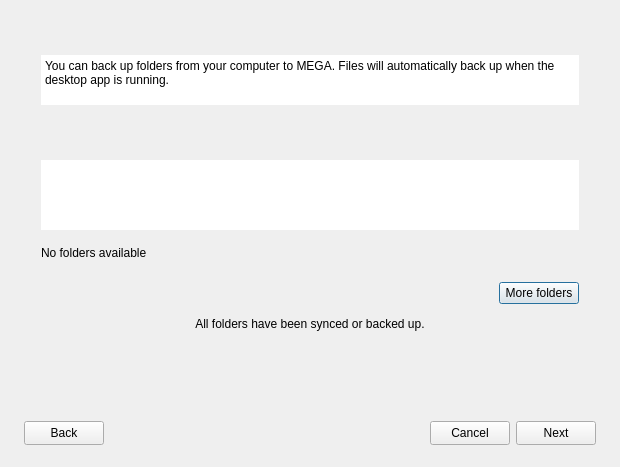
<?xml version="1.0" encoding="UTF-8"?>
<ui version="4.0">
 <class>BackupsWizard</class>
 <widget class="QDialog" name="BackupsWizard">
  <property name="windowModality">
   <enum>Qt::ApplicationModal</enum>
  </property>
  <property name="geometry">
   <rect>
    <x>0</x>
    <y>0</y>
    <width>620</width>
    <height>467</height>
   </rect>
  </property>
  <property name="sizePolicy">
   <sizepolicy hsizetype="Preferred" vsizetype="Preferred">
    <horstretch>0</horstretch>
    <verstretch>0</verstretch>
   </sizepolicy>
  </property>
  <property name="minimumSize">
   <size>
    <width>620</width>
    <height>0</height>
   </size>
  </property>
  <property name="maximumSize">
   <size>
    <width>600</width>
    <height>16777215</height>
   </size>
  </property>
  <property name="windowTitle">
   <string>Setup backups</string>
  </property>
  <property name="windowIcon">
   <iconset resource="../../../../gui/Resources_win.qrc">
    <normaloff>:/images/icons/ico_backup.png</normaloff>:/images/icons/ico_backup.png</iconset>
  </property>
  <property name="styleSheet">
   <string notr="true">*
{
font-family: Lato;
font-size:12px;
}

#BackupsWizard, #sSteps &gt; QWidget
{
background: solid white;
}

#lBackupFolders, #lBackupTo
{
margin-left: 28px;
color: #333333;
font-size: 14px;
font-weight: bold;
}

#leBackupTo
{
color: #999999;
font-size: 13px;
border-radius: 4px;
background-color: #FAFAFA;
border: 1px solid #e5e5e5;
padding-left: 7px;
margin-right: 22px;
}

#lSubtitleStep1
{
margin-left: 22px;
margin-right: 22px;
margin-bottom: 17px;
color: #666666;
background-color:transparent;
}

#lBackupFolders
{
margin-right: 18px;
}

#fFoldersStep1, #fFoldersStep2
{
border: 1px solid #e5e5e5;
border-radius: 6px;
background: solid white;
}

#fFoldersStep1
{
margin-left: 22px;
margin-right: 22px;
}

#fFoldersStep2
{
margin-left:28px;
margin-right: 24px;
}

#bMoreFolders
{
margin-right: 28px;
}

#lTitleStep2
{
margin-bottom: 26px;
}

#wDeviceNameStep1, #wDeviceNameAndNbFolders
{
border-top-right-radius: 6px;
border-top-left-radius: 6px;
background: solid #FAFAFA;
}

#lDeviceIconStep1
{
border-image: url(&quot;:/images/icons/pc/pc-win_48.png&quot;);
}

#lDeviceIconStep2
{
border-image: url(&quot;:/images/icons/pc/pc-win_24.png&quot;);
}

#lDeviceNameStep1, #lDeviceNameStep2
{
text-align: left;
font-size: 14px;
border: none;
}

#lFoldersNumber
{
color: #999999;
font-size: 14px;
padding-right: 16px;
}

#lvFoldersStep1::item
{
height: 40 px;
min-height: 40 px;
max-height: 40 px;
border: none;
}

#lvFoldersStep1, #lvFoldersStep2
{
background: solid white;
border-bottom-right-radius: 6px;
border-bottom-left-radius: 6px;
outline: none;
}

#lvFoldersStep1
{
padding-left: 19px;
}

#lvFoldersStep2
{
padding-left: 9px;
}

#lvFoldersStep1::icon
{
left: 25px;
}

#lvFoldersStep1::text
{
left: 25px;
font-size: 13px;
}

#lvFoldersStep2::item
{
height: 32 px;
min-height: 32 px;
max-height: 32 px;
border: none;
}

#lvFoldersStep2::text
{
left: 4px;
font-size: 13px;
}

#lAllFoldersSynced
{
color: #004038;
font-family: Lato;
font-size: 12px;
border: 1px solid #7fdfd2;
border-radius: 2px;
background-color: rgba(0,191,165,0.1);
}

#lNoAvailableFolder
{
color: #999999;
font-family: Lato;
font-size: 14px;
background: white;
padding-left: 16px;
border-bottom-right-radius: 6px;
border-bottom-left-radius: 6px;
}

QScrollBar:vertical
{
background: transparent;
width: 12px;
border: none;
border-bottom-right-radius: 6px;
}

QScrollBar::sub-line:vertical, QScrollBar::add-line:vertical
{
border: none;
background: none;
 }

QScrollBar::handle:vertical
{
background: #D8D8D8;
min-height: 0px;
border-radius: 2px;
margin: 4px;
}
</string>
  </property>
  <property name="modal">
   <bool>true</bool>
  </property>
  <layout class="QVBoxLayout" name="BackupsWizardLayout">
   <property name="spacing">
    <number>25</number>
   </property>
   <property name="sizeConstraint">
    <enum>QLayout::SetMaximumSize</enum>
   </property>
   <property name="leftMargin">
    <number>24</number>
   </property>
   <property name="topMargin">
    <number>25</number>
   </property>
   <property name="rightMargin">
    <number>24</number>
   </property>
   <property name="bottomMargin">
    <number>22</number>
   </property>
   <item>
    <widget class="QStackedWidget" name="sSteps">
     <property name="sizePolicy">
      <sizepolicy hsizetype="Preferred" vsizetype="Maximum">
       <horstretch>0</horstretch>
       <verstretch>0</verstretch>
      </sizepolicy>
     </property>
     <property name="currentIndex">
      <number>0</number>
     </property>
     <widget class="QWidget" name="pStep1">
      <property name="sizePolicy">
       <sizepolicy hsizetype="Preferred" vsizetype="Minimum">
        <horstretch>0</horstretch>
        <verstretch>0</verstretch>
       </sizepolicy>
      </property>
      <layout class="QVBoxLayout" name="pStep1Layout">
       <property name="spacing">
        <number>7</number>
       </property>
       <property name="leftMargin">
        <number>17</number>
       </property>
       <property name="topMargin">
        <number>0</number>
       </property>
       <property name="rightMargin">
        <number>17</number>
       </property>
       <property name="bottomMargin">
        <number>15</number>
       </property>
       <item>
        <widget class="QLabel" name="lTitleStep1">
         <property name="sizePolicy">
          <sizepolicy hsizetype="Preferred" vsizetype="Maximum">
           <horstretch>0</horstretch>
           <verstretch>0</verstretch>
          </sizepolicy>
         </property>
         <property name="styleSheet">
          <string notr="true">font-size:20px;</string>
         </property>
         <property name="text">
          <string/>
         </property>
         <property name="textFormat">
          <enum>Qt::RichText</enum>
         </property>
         <property name="wordWrap">
          <bool>true</bool>
         </property>
        </widget>
       </item>
       <item>
        <widget class="QPlainTextEdit" name="lSubtitleStep1">
         <property name="maximumSize">
          <size>
           <width>16777215</width>
           <height>50</height>
          </size>
         </property>
         <property name="frameShape">
          <enum>QFrame::NoFrame</enum>
         </property>
         <property name="frameShadow">
          <enum>QFrame::Plain</enum>
         </property>
         <property name="lineWidth">
          <number>0</number>
         </property>
         <property name="verticalScrollBarPolicy">
          <enum>Qt::ScrollBarAlwaysOff</enum>
         </property>
         <property name="horizontalScrollBarPolicy">
          <enum>Qt::ScrollBarAlwaysOff</enum>
         </property>
         <property name="plainText">
          <string>You can back up folders from your computer to MEGA. Files will automatically back up when the desktop app is running.</string>
         </property>
         <property name="textInteractionFlags">
          <set>Qt::NoTextInteraction</set>
         </property>
        </widget>
       </item>
       <item>
        <widget class="QFrame" name="fFoldersStep1">
         <property name="sizePolicy">
          <sizepolicy hsizetype="Preferred" vsizetype="Maximum">
           <horstretch>0</horstretch>
           <verstretch>0</verstretch>
          </sizepolicy>
         </property>
         <property name="frameShape">
          <enum>QFrame::NoFrame</enum>
         </property>
         <property name="frameShadow">
          <enum>QFrame::Sunken</enum>
         </property>
         <layout class="QVBoxLayout" name="verticalLayout">
          <property name="spacing">
           <number>0</number>
          </property>
          <property name="leftMargin">
           <number>0</number>
          </property>
          <property name="topMargin">
           <number>0</number>
          </property>
          <property name="rightMargin">
           <number>0</number>
          </property>
          <property name="bottomMargin">
           <number>0</number>
          </property>
          <item alignment="Qt::AlignTop">
           <widget class="QWidget" name="wDeviceNameStep1" native="true">
            <property name="sizePolicy">
             <sizepolicy hsizetype="Preferred" vsizetype="Fixed">
              <horstretch>0</horstretch>
              <verstretch>0</verstretch>
             </sizepolicy>
            </property>
            <property name="styleSheet">
             <string notr="true">
*[EMPTY=false]
{
border-bottom-right-radius: 0px;
border-bottom-left-radius: 0px;
}

*[EMPTY=true]
{
border-bottom-right-radius: 6px;
border-bottom-left-radius: 6px;
}</string>
            </property>
            <layout class="QHBoxLayout" name="horizontalLayout">
             <property name="spacing">
              <number>10</number>
             </property>
             <property name="leftMargin">
              <number>16</number>
             </property>
             <property name="topMargin">
              <number>0</number>
             </property>
             <property name="rightMargin">
              <number>0</number>
             </property>
             <property name="bottomMargin">
              <number>0</number>
             </property>
             <item>
              <widget class="QLabel" name="lDeviceIconStep1">
               <property name="sizePolicy">
                <sizepolicy hsizetype="Maximum" vsizetype="Fixed">
                 <horstretch>0</horstretch>
                 <verstretch>0</verstretch>
                </sizepolicy>
               </property>
               <property name="minimumSize">
                <size>
                 <width>48</width>
                 <height>48</height>
                </size>
               </property>
               <property name="maximumSize">
                <size>
                 <width>48</width>
                 <height>48</height>
                </size>
               </property>
               <property name="text">
                <string notr="true"/>
               </property>
              </widget>
             </item>
             <item alignment="Qt::AlignVCenter">
              <widget class="QLabel" name="lDeviceNameStep1">
               <property name="sizePolicy">
                <sizepolicy hsizetype="Preferred" vsizetype="Preferred">
                 <horstretch>0</horstretch>
                 <verstretch>0</verstretch>
                </sizepolicy>
               </property>
               <property name="text">
                <string notr="true"/>
               </property>
              </widget>
             </item>
            </layout>
           </widget>
          </item>
          <item>
           <widget class="QListView" name="lvFoldersStep1">
            <property name="sizePolicy">
             <sizepolicy hsizetype="Expanding" vsizetype="Maximum">
              <horstretch>0</horstretch>
              <verstretch>0</verstretch>
             </sizepolicy>
            </property>
            <property name="maximumSize">
             <size>
              <width>16777215</width>
              <height>120</height>
             </size>
            </property>
            <property name="sizeIncrement">
             <size>
              <width>0</width>
              <height>40</height>
             </size>
            </property>
            <property name="baseSize">
             <size>
              <width>0</width>
              <height>40</height>
             </size>
            </property>
            <property name="frameShape">
             <enum>QFrame::NoFrame</enum>
            </property>
            <property name="sizeAdjustPolicy">
             <enum>QAbstractScrollArea::AdjustToContents</enum>
            </property>
            <property name="editTriggers">
             <set>QAbstractItemView::NoEditTriggers</set>
            </property>
            <property name="showDropIndicator" stdset="0">
             <bool>false</bool>
            </property>
            <property name="selectionMode">
             <enum>QAbstractItemView::NoSelection</enum>
            </property>
            <property name="selectionBehavior">
             <enum>QAbstractItemView::SelectRows</enum>
            </property>
            <property name="iconSize">
             <size>
              <width>24</width>
              <height>24</height>
             </size>
            </property>
            <property name="textElideMode">
             <enum>Qt::ElideMiddle</enum>
            </property>
            <property name="verticalScrollMode">
             <enum>QAbstractItemView::ScrollPerPixel</enum>
            </property>
            <property name="resizeMode">
             <enum>QListView::Adjust</enum>
            </property>
            <property name="spacing">
             <number>0</number>
            </property>
           </widget>
          </item>
          <item alignment="Qt::AlignVCenter">
           <widget class="QLabel" name="lNoAvailableFolder">
            <property name="sizePolicy">
             <sizepolicy hsizetype="Preferred" vsizetype="Fixed">
              <horstretch>0</horstretch>
              <verstretch>0</verstretch>
             </sizepolicy>
            </property>
            <property name="minimumSize">
             <size>
              <width>0</width>
              <height>45</height>
             </size>
            </property>
            <property name="maximumSize">
             <size>
              <width>16777215</width>
              <height>45</height>
             </size>
            </property>
            <property name="text">
             <string>No folders available</string>
            </property>
           </widget>
          </item>
         </layout>
        </widget>
       </item>
       <item alignment="Qt::AlignRight">
        <widget class="QPushButton" name="bMoreFolders">
         <property name="text">
          <string>More folders</string>
         </property>
        </widget>
       </item>
       <item alignment="Qt::AlignHCenter">
        <widget class="QLabel" name="lAllFoldersSynced">
         <property name="sizePolicy">
          <sizepolicy hsizetype="Expanding" vsizetype="Maximum">
           <horstretch>0</horstretch>
           <verstretch>0</verstretch>
          </sizepolicy>
         </property>
         <property name="minimumSize">
          <size>
           <width>300</width>
           <height>26</height>
          </size>
         </property>
         <property name="text">
          <string>All folders have been synced or backed up.</string>
         </property>
         <property name="alignment">
          <set>Qt::AlignCenter</set>
         </property>
         <property name="wordWrap">
          <bool>true</bool>
         </property>
        </widget>
       </item>
      </layout>
     </widget>
     <widget class="QWidget" name="pStep2">
      <property name="sizePolicy">
       <sizepolicy hsizetype="Preferred" vsizetype="Maximum">
        <horstretch>0</horstretch>
        <verstretch>0</verstretch>
       </sizepolicy>
      </property>
      <layout class="QVBoxLayout" name="pStep2Layout">
       <property name="spacing">
        <number>8</number>
       </property>
       <property name="sizeConstraint">
        <enum>QLayout::SetDefaultConstraint</enum>
       </property>
       <property name="leftMargin">
        <number>8</number>
       </property>
       <property name="topMargin">
        <number>6</number>
       </property>
       <property name="rightMargin">
        <number>18</number>
       </property>
       <property name="bottomMargin">
        <number>6</number>
       </property>
       <item>
        <widget class="QLabel" name="lTitleStep2">
         <property name="sizePolicy">
          <sizepolicy hsizetype="Preferred" vsizetype="Maximum">
           <horstretch>0</horstretch>
           <verstretch>0</verstretch>
          </sizepolicy>
         </property>
         <property name="styleSheet">
          <string notr="true">font-size:20px;</string>
         </property>
         <property name="text">
          <string/>
         </property>
         <property name="textFormat">
          <enum>Qt::RichText</enum>
         </property>
        </widget>
       </item>
       <item>
        <widget class="QLabel" name="lBackupFolders">
         <property name="sizePolicy">
          <sizepolicy hsizetype="Preferred" vsizetype="Maximum">
           <horstretch>0</horstretch>
           <verstretch>0</verstretch>
          </sizepolicy>
         </property>
         <property name="text">
          <string>Selected backup folders</string>
         </property>
        </widget>
       </item>
       <item>
        <widget class="QFrame" name="fFoldersStep2">
         <property name="sizePolicy">
          <sizepolicy hsizetype="Preferred" vsizetype="Maximum">
           <horstretch>0</horstretch>
           <verstretch>0</verstretch>
          </sizepolicy>
         </property>
         <property name="frameShape">
          <enum>QFrame::NoFrame</enum>
         </property>
         <layout class="QVBoxLayout" name="verticalLayout_2">
          <property name="spacing">
           <number>0</number>
          </property>
          <property name="leftMargin">
           <number>0</number>
          </property>
          <property name="topMargin">
           <number>0</number>
          </property>
          <property name="rightMargin">
           <number>0</number>
          </property>
          <property name="bottomMargin">
           <number>0</number>
          </property>
          <item alignment="Qt::AlignTop">
           <widget class="QWidget" name="wDeviceNameAndNbFolders" native="true">
            <property name="sizePolicy">
             <sizepolicy hsizetype="Preferred" vsizetype="Fixed">
              <horstretch>0</horstretch>
              <verstretch>0</verstretch>
             </sizepolicy>
            </property>
            <property name="minimumSize">
             <size>
              <width>0</width>
              <height>36</height>
             </size>
            </property>
            <property name="maximumSize">
             <size>
              <width>16777215</width>
              <height>36</height>
             </size>
            </property>
            <layout class="QHBoxLayout" name="deviceNameStep2Layout">
             <property name="spacing">
              <number>10</number>
             </property>
             <property name="sizeConstraint">
              <enum>QLayout::SetDefaultConstraint</enum>
             </property>
             <property name="leftMargin">
              <number>12</number>
             </property>
             <property name="topMargin">
              <number>0</number>
             </property>
             <property name="rightMargin">
              <number>0</number>
             </property>
             <property name="bottomMargin">
              <number>0</number>
             </property>
             <item>
              <widget class="QLabel" name="lDeviceIconStep2">
               <property name="sizePolicy">
                <sizepolicy hsizetype="Maximum" vsizetype="Preferred">
                 <horstretch>0</horstretch>
                 <verstretch>0</verstretch>
                </sizepolicy>
               </property>
               <property name="minimumSize">
                <size>
                 <width>24</width>
                 <height>24</height>
                </size>
               </property>
               <property name="maximumSize">
                <size>
                 <width>24</width>
                 <height>24</height>
                </size>
               </property>
               <property name="text">
                <string notr="true"/>
               </property>
               <property name="alignment">
                <set>Qt::AlignCenter</set>
               </property>
              </widget>
             </item>
             <item alignment="Qt::AlignVCenter">
              <widget class="QLabel" name="lDeviceNameStep2">
               <property name="sizePolicy">
                <sizepolicy hsizetype="Preferred" vsizetype="Preferred">
                 <horstretch>0</horstretch>
                 <verstretch>0</verstretch>
                </sizepolicy>
               </property>
               <property name="text">
                <string notr="true"/>
               </property>
              </widget>
             </item>
             <item alignment="Qt::AlignRight|Qt::AlignVCenter">
              <widget class="QLabel" name="lFoldersNumber">
               <property name="sizePolicy">
                <sizepolicy hsizetype="Expanding" vsizetype="Preferred">
                 <horstretch>0</horstretch>
                 <verstretch>0</verstretch>
                </sizepolicy>
               </property>
               <property name="text">
                <string notr="true"/>
               </property>
               <property name="alignment">
                <set>Qt::AlignRight|Qt::AlignTrailing|Qt::AlignVCenter</set>
               </property>
              </widget>
             </item>
            </layout>
           </widget>
          </item>
          <item alignment="Qt::AlignVCenter">
           <widget class="QListView" name="lvFoldersStep2">
            <property name="sizePolicy">
             <sizepolicy hsizetype="Expanding" vsizetype="Minimum">
              <horstretch>0</horstretch>
              <verstretch>0</verstretch>
             </sizepolicy>
            </property>
            <property name="styleSheet">
             <string notr="true"/>
            </property>
            <property name="sizeAdjustPolicy">
             <enum>QAbstractScrollArea::AdjustToContents</enum>
            </property>
            <property name="resizeMode">
             <enum>QListView::Adjust</enum>
            </property>
            <property name="uniformItemSizes">
             <bool>false</bool>
            </property>
           </widget>
          </item>
         </layout>
        </widget>
       </item>
       <item alignment="Qt::AlignBottom">
        <widget class="QWidget" name="wBackupTo" native="true">
         <property name="sizePolicy">
          <sizepolicy hsizetype="Preferred" vsizetype="Fixed">
           <horstretch>0</horstretch>
           <verstretch>0</verstretch>
          </sizepolicy>
         </property>
         <layout class="QHBoxLayout" name="wBackupToLayout">
          <property name="spacing">
           <number>7</number>
          </property>
          <property name="leftMargin">
           <number>0</number>
          </property>
          <property name="topMargin">
           <number>14</number>
          </property>
          <property name="rightMargin">
           <number>0</number>
          </property>
          <property name="bottomMargin">
           <number>14</number>
          </property>
          <item alignment="Qt::AlignVCenter">
           <widget class="QLabel" name="lBackupTo">
            <property name="text">
             <string>Backup to</string>
            </property>
           </widget>
          </item>
          <item alignment="Qt::AlignBottom">
           <widget class="QLineEdit" name="leBackupTo">
            <property name="readOnly">
             <bool>true</bool>
            </property>
           </widget>
          </item>
         </layout>
        </widget>
       </item>
      </layout>
     </widget>
     <widget class="QWidget" name="pSuccessfull">
      <layout class="QHBoxLayout" name="horizontalLayout_2" stretch="0,1">
       <property name="spacing">
        <number>20</number>
       </property>
       <property name="topMargin">
        <number>15</number>
       </property>
       <item alignment="Qt::AlignTop">
        <widget class="QLabel" name="label">
         <property name="text">
          <string notr="true"/>
         </property>
         <property name="pixmap">
          <pixmap resource="../../../../gui/Resources_win.qrc">:/images/bug_report_success.png</pixmap>
         </property>
        </widget>
       </item>
       <item>
        <layout class="QVBoxLayout" name="verticalLayout_3" stretch="0,1">
         <property name="spacing">
          <number>16</number>
         </property>
         <item alignment="Qt::AlignTop">
          <widget class="QLabel" name="lTitle">
           <property name="font">
            <font>
             <family>Lato</family>
             <pointsize>-1</pointsize>
            </font>
           </property>
           <property name="styleSheet">
            <string notr="true">*{
font-size:16px;
color:#333333;
}</string>
           </property>
           <property name="text">
            <string notr="true">Success Title</string>
           </property>
          </widget>
         </item>
         <item>
          <layout class="QVBoxLayout" name="verticalLayout_5">
           <property name="spacing">
            <number>0</number>
           </property>
           <item>
            <widget class="QLabel" name="lSuccessText">
             <property name="styleSheet">
              <string notr="true">*{
color: #666666;
}</string>
             </property>
             <property name="text">
              <string notr="true">Backing up folder text</string>
             </property>
             <property name="wordWrap">
              <bool>true</bool>
             </property>
            </widget>
           </item>
           <item>
            <widget class="QLabel" name="label_2">
             <property name="minimumSize">
              <size>
               <width>100</width>
               <height>50</height>
              </size>
             </property>
             <property name="font">
              <font>
               <family>Lato</family>
               <pointsize>-1</pointsize>
              </font>
             </property>
             <property name="styleSheet">
              <string notr="true">*{
color: #666666;
}</string>
             </property>
             <property name="text">
              <string>Folders will be stored in backups and you can check the status of your backups in backup centre.</string>
             </property>
             <property name="wordWrap">
              <bool>true</bool>
             </property>
            </widget>
           </item>
          </layout>
         </item>
        </layout>
       </item>
      </layout>
     </widget>
     <widget class="QWidget" name="pError">
      <layout class="QHBoxLayout" name="horizontalLayout_5" stretch="0,1">
       <property name="spacing">
        <number>20</number>
       </property>
       <item alignment="Qt::AlignTop">
        <widget class="QLabel" name="lErrorIcon">
         <property name="text">
          <string notr="true"/>
         </property>
         <property name="pixmap">
          <pixmap resource="../../../../gui/Resources_win.qrc">:/images/icon_error.png</pixmap>
         </property>
        </widget>
       </item>
       <item>
        <layout class="QVBoxLayout" name="verticalLayout_4" stretch="0,0,0,0,0,0">
         <property name="spacing">
          <number>4</number>
         </property>
         <property name="bottomMargin">
          <number>0</number>
         </property>
         <item>
          <widget class="QLabel" name="lErrorTitle">
           <property name="styleSheet">
            <string notr="true">*{
font-size:16px;
color:#333333;
}</string>
           </property>
           <property name="text">
            <string notr="true">Title</string>
           </property>
          </widget>
         </item>
         <item>
          <widget class="QLabel" name="lErrorText">
           <property name="styleSheet">
            <string notr="true">*{
color:#666666;
}</string>
           </property>
           <property name="text">
            <string notr="true">Body</string>
           </property>
          </widget>
         </item>
         <item>
          <widget class="Line" name="line2">
           <property name="styleSheet">
            <string notr="true">*{
color:rgba(0,0,0,0.1);
}</string>
           </property>
           <property name="frameShadow">
            <enum>QFrame::Plain</enum>
           </property>
           <property name="orientation">
            <enum>Qt::Horizontal</enum>
           </property>
          </widget>
         </item>
         <item>
          <widget class="QTextEdit" name="tTextEdit">
           <property name="sizePolicy">
            <sizepolicy hsizetype="Expanding" vsizetype="Expanding">
             <horstretch>0</horstretch>
             <verstretch>0</verstretch>
            </sizepolicy>
           </property>
           <property name="minimumSize">
            <size>
             <width>0</width>
             <height>0</height>
            </size>
           </property>
           <property name="maximumSize">
            <size>
             <width>16777215</width>
             <height>16777215</height>
            </size>
           </property>
           <property name="font">
            <font>
             <family>Lato</family>
             <pointsize>-1</pointsize>
            </font>
           </property>
           <property name="styleSheet">
            <string notr="true">*{
color:#666666;
}</string>
           </property>
           <property name="frameShape">
            <enum>QFrame::NoFrame</enum>
           </property>
           <property name="frameShadow">
            <enum>QFrame::Plain</enum>
           </property>
           <property name="verticalScrollBarPolicy">
            <enum>Qt::ScrollBarAlwaysOff</enum>
           </property>
           <property name="sizeAdjustPolicy">
            <enum>QAbstractScrollArea::AdjustToContents</enum>
           </property>
           <property name="undoRedoEnabled">
            <bool>false</bool>
           </property>
           <property name="readOnly">
            <bool>true</bool>
           </property>
           <property name="html">
            <string notr="true">&lt;!DOCTYPE HTML PUBLIC &quot;-//W3C//DTD HTML 4.0//EN&quot; &quot;http://www.w3.org/TR/REC-html40/strict.dtd&quot;&gt;
&lt;html&gt;&lt;head&gt;&lt;meta name=&quot;qrichtext&quot; content=&quot;1&quot; /&gt;&lt;meta charset=&quot;utf-8&quot; /&gt;&lt;style type=&quot;text/css&quot;&gt;
p, li { white-space: pre-wrap; }
&lt;/style&gt;&lt;/head&gt;&lt;body style=&quot; font-family:'Lato'; font-size:12px; font-weight:400; font-style:normal;&quot;&gt;
&lt;p style=&quot;-qt-paragraph-type:empty; margin-top:0px; margin-bottom:0px; margin-left:0px; margin-right:0px; -qt-block-indent:0; text-indent:0px;&quot;&gt;&lt;br /&gt;&lt;/p&gt;&lt;/body&gt;&lt;/html&gt;</string>
           </property>
          </widget>
         </item>
         <item>
          <widget class="Line" name="line1">
           <property name="styleSheet">
            <string notr="true">*
{
color:rgba(0,0,0,0.1);
}</string>
           </property>
           <property name="frameShadow">
            <enum>QFrame::Plain</enum>
           </property>
           <property name="orientation">
            <enum>Qt::Horizontal</enum>
           </property>
          </widget>
         </item>
         <item alignment="Qt::AlignLeft">
          <widget class="QPushButton" name="bShowMore">
           <property name="font">
            <font>
             <family>Lato</family>
             <pointsize>-1</pointsize>
             <underline>true</underline>
            </font>
           </property>
           <property name="styleSheet">
            <string notr="true">QPushButton
{
border:none;
background: white;
padding-left: 0px;
color:#666666;
}</string>
           </property>
           <property name="text">
            <string>Show more…</string>
           </property>
          </widget>
         </item>
        </layout>
       </item>
      </layout>
     </widget>
    </widget>
   </item>
   <item alignment="Qt::AlignBottom">
    <widget class="QStackedWidget" name="sButtons">
     <property name="minimumSize">
      <size>
       <width>0</width>
       <height>0</height>
      </size>
     </property>
     <widget class="QWidget" name="pStepButtons">
      <layout class="QHBoxLayout" name="horizontalLayout_4">
       <property name="leftMargin">
        <number>0</number>
       </property>
       <property name="topMargin">
        <number>0</number>
       </property>
       <property name="rightMargin">
        <number>0</number>
       </property>
       <property name="bottomMargin">
        <number>0</number>
       </property>
       <item>
        <widget class="QPushButton" name="bBack">
         <property name="minimumSize">
          <size>
           <width>80</width>
           <height>24</height>
          </size>
         </property>
         <property name="text">
          <string>Back</string>
         </property>
        </widget>
       </item>
       <item>
        <spacer name="horizontalSpacer">
         <property name="orientation">
          <enum>Qt::Horizontal</enum>
         </property>
         <property name="sizeHint" stdset="0">
          <size>
           <width>40</width>
           <height>20</height>
          </size>
         </property>
        </spacer>
       </item>
       <item>
        <widget class="QPushButton" name="bCancel">
         <property name="minimumSize">
          <size>
           <width>80</width>
           <height>24</height>
          </size>
         </property>
         <property name="text">
          <string>Cancel</string>
         </property>
        </widget>
       </item>
       <item>
        <widget class="QPushButton" name="bNext">
         <property name="minimumSize">
          <size>
           <width>80</width>
           <height>24</height>
          </size>
         </property>
         <property name="text">
          <string>Next</string>
         </property>
         <property name="default">
          <bool>true</bool>
         </property>
        </widget>
       </item>
      </layout>
     </widget>
     <widget class="QWidget" name="pErrorButtons">
      <layout class="QHBoxLayout" name="horizontalLayout_7">
       <property name="leftMargin">
        <number>0</number>
       </property>
       <property name="topMargin">
        <number>0</number>
       </property>
       <property name="rightMargin">
        <number>0</number>
       </property>
       <property name="bottomMargin">
        <number>0</number>
       </property>
       <item>
        <spacer name="horizontalSpacer_3">
         <property name="orientation">
          <enum>Qt::Horizontal</enum>
         </property>
         <property name="sizeHint" stdset="0">
          <size>
           <width>40</width>
           <height>20</height>
          </size>
         </property>
        </spacer>
       </item>
       <item>
        <widget class="QPushButton" name="bCancelErr">
         <property name="minimumSize">
          <size>
           <width>0</width>
           <height>24</height>
          </size>
         </property>
         <property name="text">
          <string>Cancel</string>
         </property>
        </widget>
       </item>
       <item>
        <widget class="QPushButton" name="bTryAgain">
         <property name="minimumSize">
          <size>
           <width>0</width>
           <height>24</height>
          </size>
         </property>
         <property name="text">
          <string>Try again</string>
         </property>
        </widget>
       </item>
      </layout>
     </widget>
     <widget class="QWidget" name="pSuccessButtons">
      <layout class="QHBoxLayout" name="horizontalLayout_3">
       <property name="leftMargin">
        <number>0</number>
       </property>
       <property name="topMargin">
        <number>0</number>
       </property>
       <property name="rightMargin">
        <number>0</number>
       </property>
       <property name="bottomMargin">
        <number>0</number>
       </property>
       <item>
        <spacer name="horizontalSpacer_2">
         <property name="orientation">
          <enum>Qt::Horizontal</enum>
         </property>
         <property name="sizeHint" stdset="0">
          <size>
           <width>40</width>
           <height>20</height>
          </size>
         </property>
        </spacer>
       </item>
       <item>
        <widget class="QPushButton" name="bDismiss">
         <property name="minimumSize">
          <size>
           <width>86</width>
           <height>24</height>
          </size>
         </property>
         <property name="text">
          <string>Dismiss</string>
         </property>
        </widget>
       </item>
       <item>
        <widget class="QPushButton" name="bViewInBackupCentre">
         <property name="minimumSize">
          <size>
           <width>165</width>
           <height>24</height>
          </size>
         </property>
         <property name="text">
          <string>View in backup centre</string>
         </property>
        </widget>
       </item>
      </layout>
     </widget>
    </widget>
   </item>
  </layout>
 </widget>
 <resources>
  <include location="../../../../gui/Resources_win.qrc"/>
 </resources>
 <connections/>
</ui>
